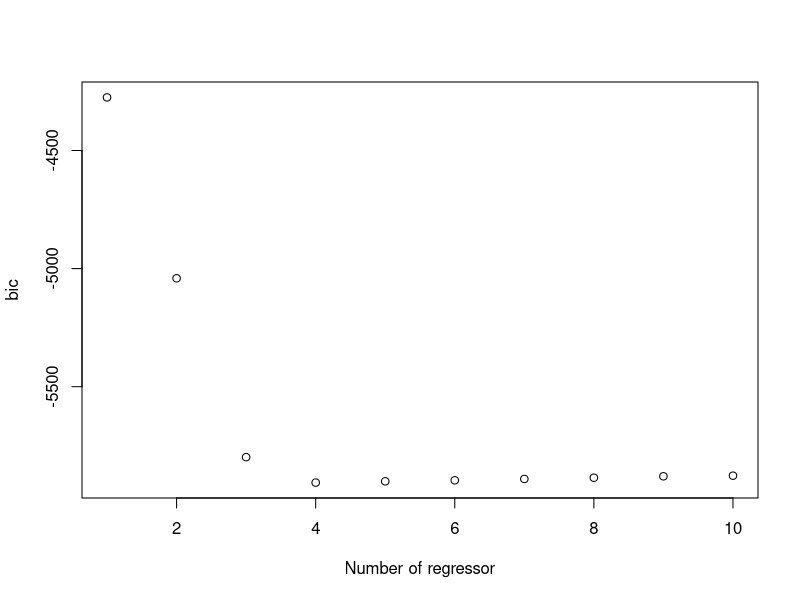
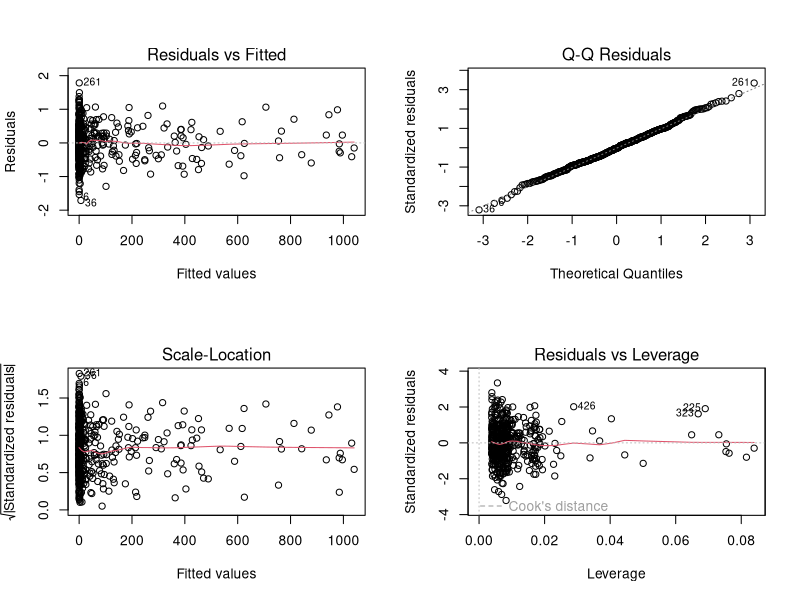
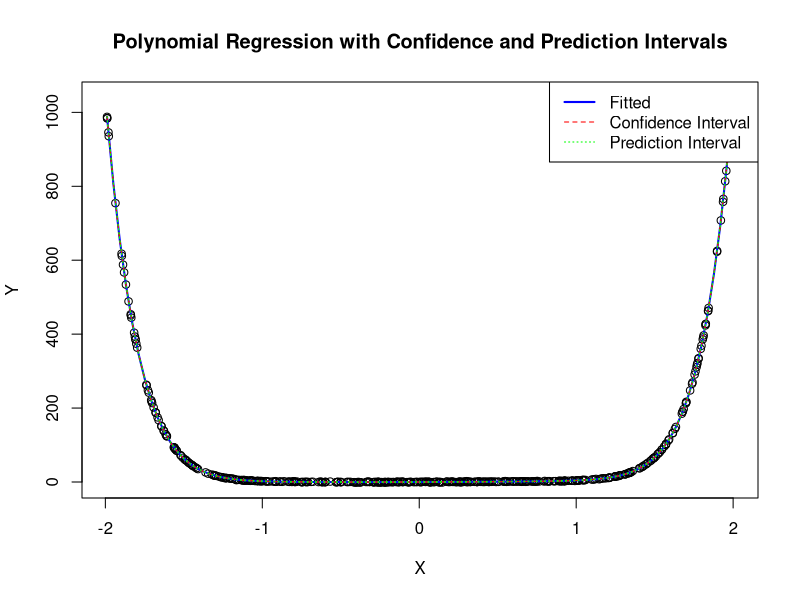

These charts were generated, in order, by the following R code:
library(corrplot)
library(leaps)
library(pracma)
library(car)
library(glmnet)
rm(list=ls())
graphics.off()


# Function to create a synthetic dataset with random polynomial terms
create_synthetic_dataset <- function(n = 505, max_degree = 10, include_prob = 0.4, noise_sd = 0.5) {
  X <- runif(n, min = -2, max = 2)  # X values uniformly distributed between -10 and 10
  
  # Randomly decide which polynomial terms to include
  terms <- 1:max_degree  # Consider terms from X^1 to X^max_degree
  included_terms <- terms[runif(length(terms)) < include_prob]  # Include terms with probability include_prob
  
  # If no terms are included, default to X^1 (linear term)
  if (length(included_terms) == 0) {
    included_terms <- c(1)
  }
  
  # Generate the dependent variable Y with the included polynomial terms
  Y <- rowSums(sapply(included_terms, function(term) X^term)) + rnorm(n, mean = 0, sd = noise_sd)
  
  # Combine X and Y into a data frame
  data <- data.frame(X = X, Y = Y)
  
  # Return the dataset and the included terms for reference
  return(list(data = data, included_terms = included_terms))
}

max_degree = 15
synthetic = create_synthetic_dataset()
data = synthetic$data

split = sample(nrow(synthetic$data) , nrow(synthetic$data) * 0.8);

data = synthetic$data
data_train = synthetic$data[split,]
data_test = synthetic$data[-split,]


te = numeric(max_degree)

for (degree in 1:max_degree) {
  model <- lm(Y ~ poly(X, degree, raw = TRUE), data = data_train)
  
  preds <- predict(model, newdata = data.frame(X = data_test$X))
  
  te[degree] <- mean((preds - data_test$Y)^2)
}


cat("\nTruth : ", synthetic$included_terms)
cat("\nBest MSE from test-set: ",min(te)," obtained with ", which.min(te), "degrees")

best_degree = which.min(te)

data_train_expanded <- data.frame(Y = data$Y, poly(data$X, degree = best_degree, raw = TRUE))

regfit.fwd=regsubsets(Y~.,data=data_train_expanded,nvmax=best_degree, method ="forward")

summ.fwd = summary(regfit.fwd)

best_bic_index = which.min(summ.fwd$bic)
best_bic_value = min(summ.fwd$bic)

dev.new()
plot(1:best_degree,summ.fwd$bic,xlab="Number of regressor",ylab="bic")

cat("\nWith stepwise forward the regressor found where:\n",names(coef(regfit.fwd,id=best_bic_index)))

coef_name = names(coef(regfit.fwd,id=best_bic_index))[-1]
best_formula =  as.formula(paste("Y ~", paste(coef_name, collapse = " + ")))

model = lm(best_formula, data = data_train_expanded)
dev.new()
par(mfrow = c(2, 2))  # Set up the plotting area for a 2x2 grid of plots
plot(model)


# Generate a sequence of X values for plotting
x_seq <- seq(min(data$X), max(data$X), length.out = 100)

# Create a data frame for prediction
new_data <- data.frame(X = x_seq)
new_data_expanded <- data.frame(poly(new_data$X, degree = best_degree, raw = TRUE))
colnames(new_data_expanded) <- paste0("X", 1:best_degree)  # Ensure column names match the model


beta_interval = confint(model)
# Predict Y values for the model
predictions <- predict(model, newdata = new_data_expanded, interval = "confidence")
predictions_pred <- predict(model, newdata = new_data_expanded, interval = "prediction")

# Plotting
dev.new()
plot(data$X, data$Y, main = "Polynomial Regression with Confidence and Prediction Intervals", xlab = "X", ylab = "Y")
lines(x_seq, predictions[, "fit"], col = "blue", lwd = 2)
matlines(x_seq, predictions[, c("lwr", "upr")], col = "red", lty = 2)
matlines(x_seq, predictions_pred[, c("lwr", "upr")], col = "green", lty = 3)



legend("topright", legend = c("Fitted", "Confidence Interval", "Prediction Interval"), col = c("blue", "red", "green"), lty = c(1, 2, 3), lwd = c(2, 1, 1))
